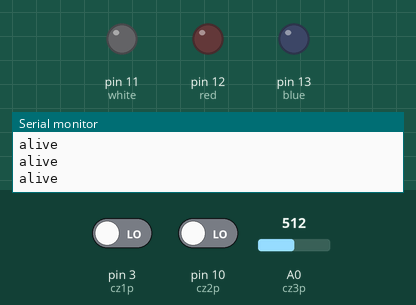
Recording of a sketch running on a simulated Arduino Uno, built with avr-gcc and run on an emulated ATmega328P. On the bench: output pins drawn as LEDs (lit = HIGH), the last lines printed to the serial monitor. The test bench sets the inputs (shaded band); at power-on: pin 3 (cz1p) LOW, pin 10 (cz2p) LOW, A0 (cz3p) = 512. The local clock reads 2024-03-15 10:24:30 at power-on unless the sketch sets it.

Above: at 2.8 s.
2.9 s: pin 3 (cz1p) driven HIGH
At 4.0 s:
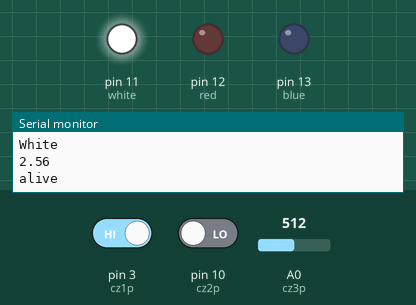
4.5 s: pin 3 (cz1p) driven LOW
At 5.8 s:
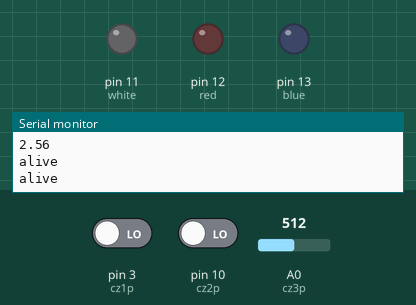
6.5 s: pin 10 (cz2p) driven HIGH
At 7.6 s:
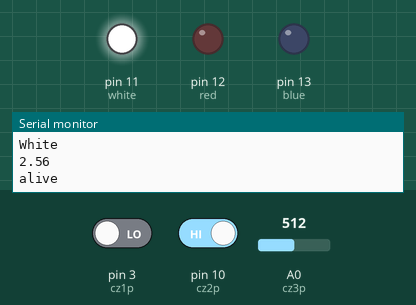
Timing chart, 0 to 9.5 s (numbered marks = the images above; inputs shaded):
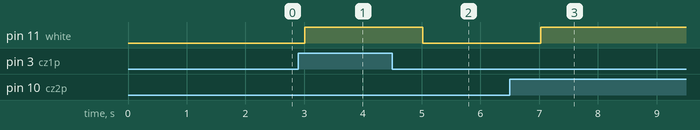

Measured:
- after the input at 2.9 s, pin 11 (white): LOW → HIGH after 0.11 s
- after the input at 4.5 s, pin 11 (white): HIGH → LOW after 0.52 s
- after the input at 6.5 s, pin 11 (white): LOW → HIGH after 0.53 s

The sketch:

Kcylight.ino
```cpp
#include <RtcDS1302.h>

ThreeWire myWire(6, 5, 7); // IO, SCLK, CE // 5-CLK, 6-DAT, 7-RST
RtcDS1302<ThreeWire> Rtc(myWire);

//Automatic Day and Night Light
bool cz1s = false; //sensor corridor status
bool cz2s = false; //sensor bathroom status
float cz3s = 0; //sensor light
int cz1p = 3; //sensor motion corridor pin - SF defined - can be changed
int cz2p = 10; //sensor motion bathroom pin - SF defined - can be changed
int cz3p = A0; //sensor light pin - HW defined
int white = 11; //white pin control - HW defined - can not be changed
int red = 12; //red pin control - HW defined - can not be changed
int blue = 13; //blue pin control - HW defined - can not be changed
float light_int_trshld = 3.5; // light intensity sensor treshold value
int times[5] ; //actual time
int timeref = 0; //reference time sunset/dawn


void setup()
{
  pinMode(cz1p, INPUT); //Set sensor pin as output
  pinMode(cz2p, INPUT);
  pinMode(cz3p, INPUT);
  Serial.begin(9600);
  Rtc.Begin();
  // attachInterrupt(digitalPinToInterrupt(3), detect, RISING); //if movement detected, interruption occurs.
  // attachInterrupt(digitalPinToInterrupt(2), detect, RISING);
}


void loop()
{
  //get actual time
  RtcDateTime now = Rtc.GetDateTime();
  Serial.println("alive");

  delay(1000);
  detect();

  //turn light on while sensor status
}

//RTC date and time code
int getDateTime(const RtcDateTime& dt, int n)
{
  int argay[] = {dt.Year(), dt.Month(), dt.Day(), dt.Hour(), dt.Minute()};
  return argay[n];
}

//reference time generator
float timerefcalc(int x, int t) //time per year day calculation in 1/100 format, x - no. of day of year, t - rise or dawn
{
  float A[4];
  if (t == 1)
  {
    float B[] = {18.84, 75.03, 188.69, 2.47};
    memcpy(A, B, sizeof(B));
  }
  else
  {
    float C[] = {6.72, 270.95, 189.94, 2.42};
    memcpy(A, C, sizeof(C));
  }

  float y = A[0] + (A[3] * sin(3.1415 * (x - A[1]) / A[2]));

  return y;
}

//main function
void detect()
{
  //read sensors
  cz1s = digitalRead(cz1p); //sensor motion corridor pin
  cz2s = digitalRead(cz2p); //sensor motion bathroom pin
  cz3s = analogRead(cz3p); //sensor light pin

  //get actual time
  RtcDateTime now = Rtc.GetDateTime();

  //create day table
  for (int i = 0; i < 5; i++)
  {
    times[i] = getDateTime(now, i); // 0-Y, 1-M, 2-D, 3-h, 4-m
  }
  int days[] = {0, 31, 59, 90, 120, 151, 181, 212, 243, 273, 304, 334}; //day of year per month
  int doy = days[times[1] - 1] + times[2]; //day of year value

  //main conditional loop
  if (cz1s or cz2s == true) //if one of 2 motion sensors have detected motion, calculate time to activate light
  {
    float timeref[2];
    timeref[0] = timerefcalc(doy, 1); // dawn
    timeref[1] = timerefcalc(doy, 0); // rise
    Serial.println("Detect");
    float x = times[3];
    float y = times[4];
    float t = (x + y/60); // connect hour and minute in 1/100 format

    if (cz3s < light_int_trshld or 1.0 >= t or t > timeref[1]) //light is turn on if low light detected or hour between sun- -dawn and -rise.
    {
      Serial.println("White");
      Serial.println(cz3s/200);
      analogWrite(white, 255);
    }

    else if ( 2.0 > t and t > 1.0)
    {
      Serial.println("Red100");
      analogWrite(red, 255);
    }

    else if ( timeref[0] > t and t > 2.0)
    {
      Serial.println("Red10");
      analogWrite(red, 25);
    }

  }
  else
  {
    analogWrite(white, 0);
    analogWrite(red, 0);
    analogWrite(blue, 0);
  }

}
```
